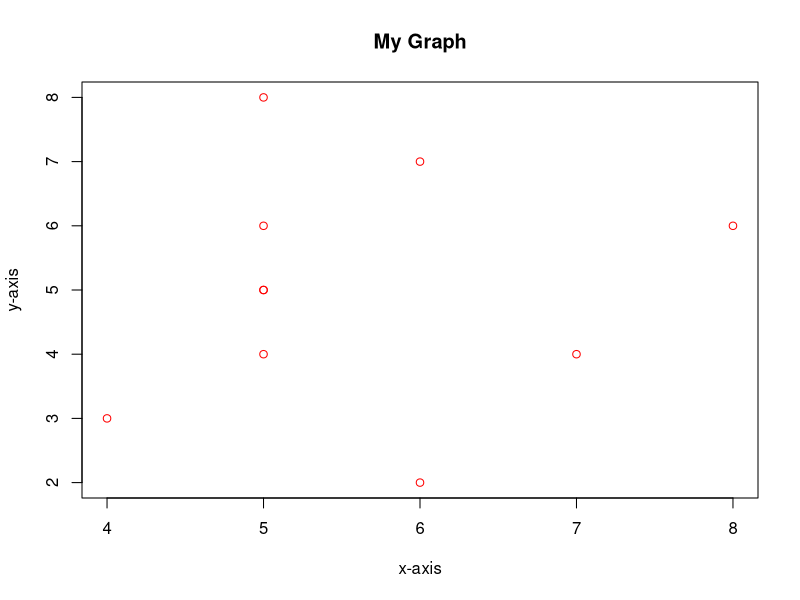

Write R code to recreate this figure.
## ---- chunk 1
first <- c(1:10)
first
## ---- chunk 2
second <- seq(from = 0, to = 100, by = 10)
second
## ---- chunk 3
third <- rep(x = seq(from = 1, to = 9, by = 2), each = 10)
third
## ---- chunk 4
numList <- list(c(1:10), seq(from = 0, to = 100, by = 10),  rep(x = seq(from = 1, to = 9, by = 2), each = 10))
numList
## ---- chunk 5
x <- 10
x <- x + 1
x <- x * 5 + 1
x
## ---- chunk 6
## will print fibonacci number of first 10 digits
f <- numeric(10)
f[1] <- 1
f[2] <- 1
 for(i in 3:10) {
   f[i] <- f[i - 2] + f[i - 1]
 }
f
## ---- chunk 7
x <- sample(1:10, size = 10, replace = TRUE)
y <- sample(1:10, size = 10, replace = TRUE)
plot(x = x, y = y, main = "My Graph", xlab = "x-axis", ylab = "y-axis", col = "red")
## ---- chunk 8
data <- faithful[1:4, ]
knitr::kable(data, caption = "Table with kable")
